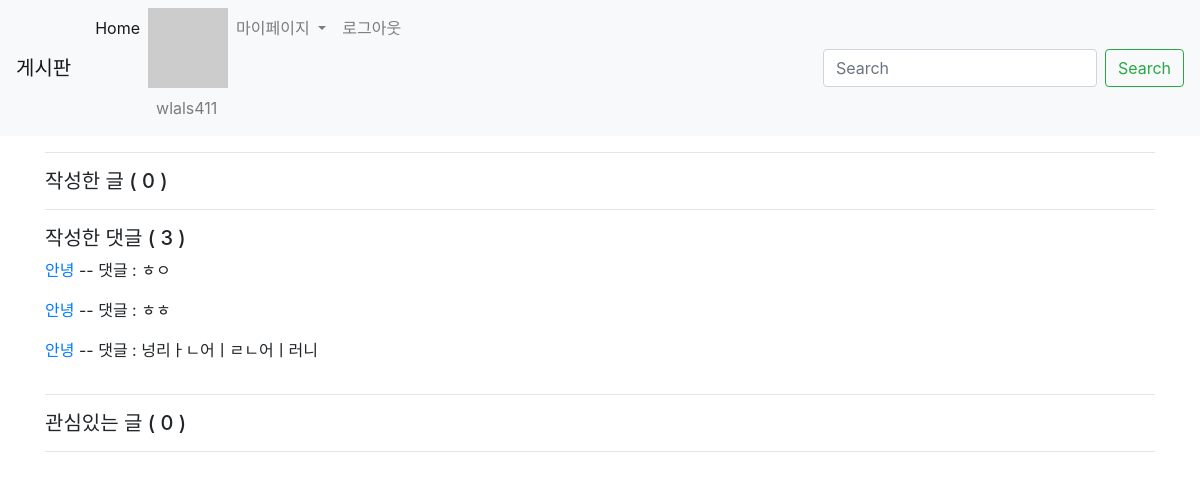
The page /accounts/2/profile/ (signed in) on the database its author committed.
### accounts/models.py (models this page shows)
class User(AbstractUser):
    pass

### articles/models.py (models this page shows, shortened)
class Comment(models.Model):
    content = models.CharField(max_length=140)
    created_at = models.DateTimeField(auto_now_add=True)
    article = models.ForeignKey(Article, on_delete=models.CASCADE)
    user = models.ForeignKey(settings.AUTH_USER_MODEL, on_delete=models.CASCADE)

class Article(models.Model):
    title = models.CharField(max_length=10)
    content = models.TextField()
    image = models.ImageField(blank=True)
    image_thumbnail = ImageSpecField(
        processors=[ResizeToFit(300, 300)],
        format='JPEG',
        options={'quality': 80}
    )
    created_at = models.DateTimeField(auto_now_add=True)
    updated_at = models.DateTimeField(auto_now=True)
    user = models.ForeignKey(settings.AUTH_USER_MODEL, on_delete=models.CASCADE)    # 참조 : https://docs.djangoproject.com/en/2.2/topics/auth/customizing/
    like_users = models.ManyToManyField(settings.AUTH_USER_MODEL, related_name='like_articles', blank=True)
    unlike_users = models.ManyToManyField(settings.AUTH_USER_MODEL, related_name='unlike_articles', blank=True)

### accounts/views.py (the view)
# urls.py: path('<int:account_pk>/profile/', views.profile, name='profile'),
def profile(request, account_pk):
    User = get_user_model()
    user_profile = get_object_or_404(User, pk=account_pk)
    context = {
        'user_profile': user_profile
    }
    return render(request, 'accounts/profile.html', context)

### articles/templatetags/gravatar.py (called while the page is built)
@register.filter
def makehash(email):
    return 'https://www.gravatar.com/avatar/' + hashlib.md5(email.strip().lower().encode('utf-8')).hexdigest()

### accounts/templates/accounts/profile.html (shortened to what this page needs)
{% extends 'articles/base.html' %}
{% block body %}
  <hr>
  {% if user_profile == user %}
    <h5>작성한 글 ( {{user_profile.article_set.count}} )</h5>
    <hr>
    <h5>작성한 댓글 ( {{user_profile.comment_set.count}} )</h5>
    {% for comment in user.comment_set.all %}
      <a href="{% url 'articles:detail' comment.article_id %}" class="d-inline-block">{{comment.article.title}}</a>
      <p class="d-inline-block"> -- 댓글 : {{comment.content}}</p>
      <br>
    {% endfor %}
    <hr>
    <h5>관심있는 글 ( {{user.like_articles.count}} )</h5>
    <hr>
  {% endif %}
{% endblock %}

### articles/templates/_navbar.html (shortened to what this page needs)
<nav class="navbar navbar-expand-lg navbar-light bg-light">
    <a class="navbar-brand" href="{% url 'articles:index' %}">게시판</a>
    <div class="collapse navbar-collapse" id="navbarSupportedContent">
      <ul class="navbar-nav mr-auto">
        <li class="nav-item active">
          <a class="nav-link" href="{% url 'articles:index' %}">Home <span class="sr-only">(current)</span></a>
        </li>
        {% if user.is_authenticated %}
        <li class="nav-item">
          {% load gravatar %}
          <img src="{{ user.email|makehash }}" alt="">
          <a class="nav-link"> {{user.username}}</a>
        </li>
        <li class="nav-item dropdown">
          <a class="nav-link dropdown-toggle" href="#" id="navbarDropdown" role="button" data-toggle="dropdown" aria-haspopup="true" aria-expanded="false">
            마이페이지
          </a>
        </li>
        <li class="nav-item">
          <a class="nav-link" href="{% url 'accounts:logout' %}"> 로그아웃</a>
        </li>
        {% endif %}
      </ul>
      <form class="form-inline my-2 my-lg-0">
        <input class="form-control mr-sm-2" type="search" placeholder="Search" aria-label="Search">
        <button class="btn btn-outline-success my-2 my-sm-0" type="submit">Search</button>
      </form>
    </div>
  </nav>

### rows shown on the page
User: username "wlals411", article_set.count "0", comment_set.count "3", like_articles.count "0"
Comment: article "안녕", content "ㅎㅇ"
Comment: article "안녕", content "ㅎㅎ"
Comment: article "안녕", content "넝리ㅏㄴ어ㅣㄹㄴ어ㅣ러니"
